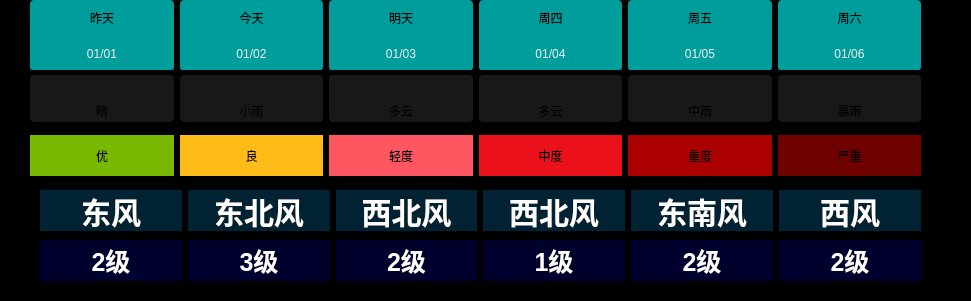
    <widget class="QWidget" name="widget_11" native="true">
     <property name="geometry">
      <rect>
       <x>0</x>
       <y>310</y>
       <width>971</width>
       <height>301</height>
      </rect>
     </property>
     <property name="styleSheet">
      <string notr="true">background-color: rgb(0,0,0,1)</string>
     </property>
     <widget class="QWidget" name="widget_5" native="true">
      <property name="geometry">
       <rect>
        <x>30</x>
        <y>0</y>
        <width>891</width>
        <height>71</height>
       </rect>
      </property>
      <property name="styleSheet">
       <string notr="true">QLabel {
	background-color: rgba(0, 200, 200, 200);
	border-radius: 4px;
}</string>
      </property>
      <layout class="QGridLayout" name="gridLayout_2">
       <property name="horizontalSpacing">
        <number>6</number>
       </property>
       <property name="verticalSpacing">
        <number>0</number>
       </property>
       <item row="1" column="0">
        <widget class="QLabel" name="lblDate0">
         <property name="styleSheet">
          <string notr="true">border-top-left-radius: 0px;
border-top-right-radius: 0px;
color: rgb(240, 240, 240);</string>
         </property>
         <property name="text">
          <string>01/01</string>
         </property>
         <property name="alignment">
          <set>Qt::AlignmentFlag::AlignCenter</set>
         </property>
        </widget>
       </item>
       <item row="0" column="1">
        <widget class="QLabel" name="lblWeek1">
         <property name="styleSheet">
          <string notr="true">border-bottom-left-radius: 0px;
border-bottom-right-radius: 0px;</string>
         </property>
         <property name="text">
          <string>今天</string>
         </property>
         <property name="alignment">
          <set>Qt::AlignmentFlag::AlignCenter</set>
         </property>
        </widget>
       </item>
       <item row="0" column="5">
        <widget class="QLabel" name="lblWeek5">
         <property name="styleSheet">
          <string notr="true">border-bottom-left-radius: 0px;
border-bottom-right-radius: 0px;</string>
         </property>
         <property name="text">
          <string>周六</string>
         </property>
         <property name="alignment">
          <set>Qt::AlignmentFlag::AlignCenter</set>
         </property>
        </widget>
       </item>
       <item row="1" column="5">
        <widget class="QLabel" name="lblDate5">
         <property name="styleSheet">
          <string notr="true">border-top-left-radius: 0px;
border-top-right-radius: 0px;
color: rgb(240, 240, 240);</string>
         </property>
         <property name="text">
          <string>01/06</string>
         </property>
         <property name="alignment">
          <set>Qt::AlignmentFlag::AlignCenter</set>
         </property>
        </widget>
       </item>
       <item row="1" column="2">
        <widget class="QLabel" name="lblDate2">
         <property name="styleSheet">
          <string notr="true">border-top-left-radius: 0px;
border-top-right-radius: 0px;
color: rgb(240, 240, 240);</string>
         </property>
         <property name="text">
          <string>01/03</string>
         </property>
         <property name="alignment">
          <set>Qt::AlignmentFlag::AlignCenter</set>
         </property>
        </widget>
       </item>
       <item row="0" column="0">
        <widget class="QLabel" name="lblWeek0">
         <property name="styleSheet">
          <string notr="true">border-bottom-left-radius: 0px;
border-bottom-right-radius: 0px;</string>
         </property>
         <property name="text">
          <string>昨天</string>
         </property>
         <property name="alignment">
          <set>Qt::AlignmentFlag::AlignCenter</set>
         </property>
        </widget>
       </item>
       <item row="0" column="3">
        <widget class="QLabel" name="lblWeek3">
         <property name="styleSheet">
          <string notr="true">border-bottom-left-radius: 0px;
border-bottom-right-radius: 0px;</string>
         </property>
         <property name="text">
          <string>周四</string>
         </property>
         <property name="alignment">
          <set>Qt::AlignmentFlag::AlignCenter</set>
         </property>
        </widget>
       </item>
       <item row="0" column="4">
        <widget class="QLabel" name="lblWeek4">
         <property name="styleSheet">
          <string notr="true">border-bottom-left-radius: 0px;
border-bottom-right-radius: 0px;</string>
         </property>
         <property name="text">
          <string>周五</string>
         </property>
         <property name="alignment">
          <set>Qt::AlignmentFlag::AlignCenter</set>
         </property>
        </widget>
       </item>
       <item row="1" column="4">
        <widget class="QLabel" name="lblDate4">
         <property name="styleSheet">
          <string notr="true">border-top-left-radius: 0px;
border-top-right-radius: 0px;
color: rgb(240, 240, 240);</string>
         </property>
         <property name="text">
          <string>01/05</string>
         </property>
         <property name="alignment">
          <set>Qt::AlignmentFlag::AlignCenter</set>
         </property>
        </widget>
       </item>
       <item row="1" column="1">
        <widget class="QLabel" name="lblDate1">
         <property name="styleSheet">
          <string notr="true">border-top-left-radius: 0px;
border-top-right-radius: 0px;
color: rgb(240, 240, 240);</string>
         </property>
         <property name="text">
          <string>01/02</string>
         </property>
         <property name="alignment">
          <set>Qt::AlignmentFlag::AlignCenter</set>
         </property>
        </widget>
       </item>
       <item row="0" column="2">
        <widget class="QLabel" name="lblWeek2">
         <property name="styleSheet">
          <string notr="true">border-bottom-left-radius: 0px;
border-bottom-right-radius: 0px;</string>
         </property>
         <property name="text">
          <string>明天</string>
         </property>
         <property name="alignment">
          <set>Qt::AlignmentFlag::AlignCenter</set>
         </property>
        </widget>
       </item>
       <item row="1" column="3">
        <widget class="QLabel" name="lblDate3">
         <property name="styleSheet">
          <string notr="true">border-top-left-radius: 0px;
border-top-right-radius: 0px;
color: rgb(240, 240, 240);</string>
         </property>
         <property name="text">
          <string>01/04</string>
         </property>
         <property name="alignment">
          <set>Qt::AlignmentFlag::AlignCenter</set>
         </property>
        </widget>
       </item>
      </layout>
     </widget>
     <widget class="QWidget" name="widget_6" native="true">
      <property name="geometry">
       <rect>
        <x>30</x>
        <y>70</y>
        <width>891</width>
        <height>57</height>
       </rect>
      </property>
      <property name="styleSheet">
       <string notr="true">QLabel {
	background-color: rgba(60, 60, 60, 100);
	border-radius: 4px;
}</string>
      </property>
      <layout class="QGridLayout" name="gridLayout_3">
       <property name="topMargin">
        <number>5</number>
       </property>
       <property name="bottomMargin">
        <number>5</number>
       </property>
       <property name="verticalSpacing">
        <number>0</number>
       </property>
       <item row="1" column="5">
        <widget class="QLabel" name="lblType5">
         <property name="styleSheet">
          <string notr="true">border-top-left-radius: 0px;
border-top-right-radius: 0px;</string>
         </property>
         <property name="text">
          <string>暴雨</string>
         </property>
         <property name="alignment">
          <set>Qt::AlignmentFlag::AlignCenter</set>
         </property>
        </widget>
       </item>
       <item row="0" column="3">
        <widget class="QLabel" name="lblTypeIcon3">
         <property name="styleSheet">
          <string notr="true">border-bottom-left-radius: 0px;
border-bottom-right-radius: 0px;</string>
         </property>
         <property name="text">
          <string/>
         </property>
         <property name="pixmap">
          <pixmap>:/res/type/DuoYun.png</pixmap>
         </property>
         <property name="alignment">
          <set>Qt::AlignmentFlag::AlignCenter</set>
         </property>
        </widget>
       </item>
       <item row="1" column="1">
        <widget class="QLabel" name="lblType1">
         <property name="styleSheet">
          <string notr="true">border-top-left-radius: 0px;
border-top-right-radius: 0px;</string>
         </property>
         <property name="text">
          <string>小雨</string>
         </property>
         <property name="alignment">
          <set>Qt::AlignmentFlag::AlignCenter</set>
         </property>
        </widget>
       </item>
       <item row="1" column="2">
        <widget class="QLabel" name="lblType2">
         <property name="styleSheet">
          <string notr="true">border-top-left-radius: 0px;
border-top-right-radius: 0px;</string>
         </property>
         <property name="text">
          <string>多云</string>
         </property>
         <property name="alignment">
          <set>Qt::AlignmentFlag::AlignCenter</set>
         </property>
        </widget>
       </item>
       <item row="0" column="4">
        <widget class="QLabel" name="lblTypeIcon4">
         <property name="styleSheet">
          <string notr="true">border-bottom-left-radius: 0px;
border-bottom-right-radius: 0px;</string>
         </property>
         <property name="text">
          <string/>
         </property>
         <property name="pixmap">
          <pixmap>:/res/type/ZhongYu.png</pixmap>
         </property>
         <property name="alignment">
          <set>Qt::AlignmentFlag::AlignCenter</set>
         </property>
        </widget>
       </item>
       <item row="1" column="4">
        <widget class="QLabel" name="lblType4">
         <property name="styleSheet">
          <string notr="true">border-top-left-radius: 0px;
border-top-right-radius: 0px;</string>
         </property>
         <property name="text">
          <string>中雨</string>
         </property>
         <property name="alignment">
          <set>Qt::AlignmentFlag::AlignCenter</set>
         </property>
        </widget>
       </item>
       <item row="1" column="3">
        <widget class="QLabel" name="lblType3">
         <property name="styleSheet">
          <string notr="true">border-top-left-radius: 0px;
border-top-right-radius: 0px;</string>
         </property>
         <property name="text">
          <string>多云</string>
         </property>
         <property name="alignment">
          <set>Qt::AlignmentFlag::AlignCenter</set>
         </property>
        </widget>
       </item>
       <item row="0" column="0">
        <widget class="QLabel" name="lblTypeIcon0">
         <property name="minimumSize">
          <size>
           <width>0</width>
           <height>0</height>
          </size>
         </property>
         <property name="maximumSize">
          <size>
           <width>1000</width>
           <height>1000</height>
          </size>
         </property>
         <property name="styleSheet">
          <string notr="true">border-bottom-left-radius: 0px;
border-bottom-right-radius: 0px;</string>
         </property>
         <property name="text">
          <string/>
         </property>
         <property name="pixmap">
          <pixmap>:/res/type/Qing.png</pixmap>
         </property>
         <property name="alignment">
          <set>Qt::AlignmentFlag::AlignCenter</set>
         </property>
        </widget>
       </item>
       <item row="0" column="5">
        <widget class="QLabel" name="lblTypeIcon5">
         <property name="styleSheet">
          <string notr="true">border-bottom-left-radius: 0px;
border-bottom-right-radius: 0px;</string>
         </property>
         <property name="text">
          <string/>
         </property>
         <property name="pixmap">
          <pixmap>:/res/type/BaoYu.png</pixmap>
         </property>
         <property name="alignment">
          <set>Qt::AlignmentFlag::AlignCenter</set>
         </property>
        </widget>
       </item>
       <item row="0" column="1">
        <widget class="QLabel" name="lblTypeIcon1">
         <property name="styleSheet">
          <string notr="true">border-bottom-left-radius: 0px;
border-bottom-right-radius: 0px;</string>
         </property>
         <property name="text">
          <string/>
         </property>
         <property name="pixmap">
          <pixmap>:/res/type/XiaoYu.png</pixmap>
         </property>
         <property name="alignment">
          <set>Qt::AlignmentFlag::AlignCenter</set>
         </property>
        </widget>
       </item>
       <item row="1" column="0">
        <widget class="QLabel" name="lblType0">
         <property name="styleSheet">
          <string notr="true">border-top-left-radius: 0px;
border-top-right-radius: 0px;</string>
         </property>
         <property name="text">
          <string>晴</string>
         </property>
         <property name="alignment">
          <set>Qt::AlignmentFlag::AlignCenter</set>
         </property>
        </widget>
       </item>
       <item row="0" column="2">
        <widget class="QLabel" name="lblTypeIcon2">
         <property name="styleSheet">
          <string notr="true">border-bottom-left-radius: 0px;
border-bottom-right-radius: 0px;</string>
         </property>
         <property name="text">
          <string/>
         </property>
         <property name="pixmap">
          <pixmap>:/res/type/DuoYun.png</pixmap>
         </property>
         <property name="alignment">
          <set>Qt::AlignmentFlag::AlignCenter</set>
         </property>
        </widget>
       </item>
      </layout>
     </widget>
     <widget class="QWidget" name="widget_9" native="true">
      <property name="geometry">
       <rect>
        <x>30</x>
        <y>130</y>
        <width>891</width>
        <height>51</height>
       </rect>
      </property>
      <layout class="QHBoxLayout" name="horizontalLayout_11">
       <property name="topMargin">
        <number>5</number>
       </property>
       <property name="bottomMargin">
        <number>5</number>
       </property>
       <item>
        <widget class="QLabel" name="lblQuality0">
         <property name="styleSheet">
          <string notr="true">background-color: rgb(121, 184, 0);
padding:8px;</string>
         </property>
         <property name="text">
          <string>优</string>
         </property>
         <property name="alignment">
          <set>Qt::AlignmentFlag::AlignCenter</set>
         </property>
        </widget>
       </item>
       <item>
        <widget class="QLabel" name="lblQuality1">
         <property name="styleSheet">
          <string notr="true">background-color: rgb(255, 187, 23);</string>
         </property>
         <property name="text">
          <string>良</string>
         </property>
         <property name="alignment">
          <set>Qt::AlignmentFlag::AlignCenter</set>
         </property>
        </widget>
       </item>
       <item>
        <widget class="QLabel" name="lblQuality2">
         <property name="styleSheet">
          <string notr="true">background-color: rgb(255, 87, 97);</string>
         </property>
         <property name="text">
          <string>轻度</string>
         </property>
         <property name="alignment">
          <set>Qt::AlignmentFlag::AlignCenter</set>
         </property>
        </widget>
       </item>
       <item>
        <widget class="QLabel" name="lblQuality3">
         <property name="styleSheet">
          <string notr="true">background-color: rgb(235, 17, 27);</string>
         </property>
         <property name="text">
          <string>中度</string>
         </property>
         <property name="alignment">
          <set>Qt::AlignmentFlag::AlignCenter</set>
         </property>
        </widget>
       </item>
       <item>
        <widget class="QLabel" name="lblQuality4">
         <property name="styleSheet">
          <string notr="true">background-color: rgb(170, 0, 0);</string>
         </property>
         <property name="text">
          <string>重度</string>
         </property>
         <property name="alignment">
          <set>Qt::AlignmentFlag::AlignCenter</set>
         </property>
        </widget>
       </item>
       <item>
        <widget class="QLabel" name="lblQuality5">
         <property name="styleSheet">
          <string notr="true">background-color: rgb(110, 0, 0);</string>
         </property>
         <property name="text">
          <string>严重</string>
         </property>
         <property name="alignment">
          <set>Qt::AlignmentFlag::AlignCenter</set>
         </property>
        </widget>
       </item>
      </layout>
     </widget>
     <widget class="QWidget" name="layoutWidget">
      <property name="geometry">
       <rect>
        <x>40</x>
        <y>240</y>
        <width>881</width>
        <height>41</height>
       </rect>
      </property>
      <layout class="QHBoxLayout" name="horizontalLayout">
       <item>
        <widget class="QLabel" name="lblFl0">
         <property name="styleSheet">
          <string notr="true">border-top-left-radius: 0px;
border-top-right-radius: 0px;
color: rgb(255, 255, 255);
font-weight:bold;
font-size:25px;
background-color:rgba(0, 0, 235,0.2)</string>
         </property>
         <property name="text">
          <string>2级</string>
         </property>
         <property name="alignment">
          <set>Qt::AlignmentFlag::AlignCenter</set>
         </property>
        </widget>
       </item>
       <item>
        <widget class="QLabel" name="lblFl1">
         <property name="styleSheet">
          <string notr="true">border-top-left-radius: 0px;
border-top-right-radius: 0px;
color: rgb(255, 255, 255);
font-weight:bold;
background-color:rgba(0, 0, 235,0.2);
font-size:25px;</string>
         </property>
         <property name="text">
          <string>3级</string>
         </property>
         <property name="alignment">
          <set>Qt::AlignmentFlag::AlignCenter</set>
         </property>
        </widget>
       </item>
       <item>
        <widget class="QLabel" name="lblFl2">
         <property name="styleSheet">
          <string notr="true">border-top-left-radius: 0px;
border-top-right-radius: 0px;
color: rgb(255, 255, 255);
font-weight:bold;
font-size:25px;
background-color:rgba(0, 0, 235,0.2)</string>
         </property>
         <property name="text">
          <string>2级</string>
         </property>
         <property name="alignment">
          <set>Qt::AlignmentFlag::AlignCenter</set>
         </property>
        </widget>
       </item>
       <item>
        <widget class="QLabel" name="lblFl3">
         <property name="styleSheet">
          <string notr="true">border-top-left-radius: 0px;
border-top-right-radius: 0px;
color: rgb(255, 255, 255);
font-weight:bold;
font-size:25px;
background-color:rgba(0, 0, 235,0.2)</string>
         </property>
         <property name="text">
          <string>1级</string>
         </property>
         <property name="alignment">
          <set>Qt::AlignmentFlag::AlignCenter</set>
         </property>
        </widget>
       </item>
       <item>
        <widget class="QLabel" name="lblFl4">
         <property name="styleSheet">
          <string notr="true">border-top-left-radius: 0px;
border-top-right-radius: 0px;
color: rgb(255, 255, 255);
font-weight:bold;
font-size:25px;
background-color:rgba(0, 0, 235,0.2)</string>
         </property>
         <property name="text">
          <string>2级</string>
         </property>
         <property name="alignment">
          <set>Qt::AlignmentFlag::AlignCenter</set>
         </property>
        </widget>
       </item>
       <item>
        <widget class="QLabel" name="lblFl5">
         <property name="styleSheet">
          <string notr="true">border-top-left-radius: 0px;
border-top-right-radius: 0px;
color: rgb(255, 255, 255);
font-weight:bold;
font-size:25px;
background-color:rgba(0, 0, 235,0.2)</string>
         </property>
         <property name="text">
          <string>2级</string>
         </property>
         <property name="alignment">
          <set>Qt::AlignmentFlag::AlignCenter</set>
         </property>
        </widget>
       </item>
      </layout>
     </widget>
     <widget class="QWidget" name="layoutWidget">
      <property name="geometry">
       <rect>
        <x>40</x>
        <y>190</y>
        <width>881</width>
        <height>41</height>
       </rect>
      </property>
      <layout class="QGridLayout" name="gridLayout_4">
       <item row="0" column="0">
        <widget class="QLabel" name="lblFx0">
         <property name="styleSheet">
          <string notr="true">border-bottom-left-radius: 0px;
border-bottom-right-radius: 0px;
background-color : rgba(0, 170, 255,0.2);
color:white;
font-weight:bold;
font-size:30px</string>
         </property>
         <property name="text">
          <string>东风</string>
         </property>
         <property name="alignment">
          <set>Qt::AlignmentFlag::AlignCenter</set>
         </property>
        </widget>
       </item>
       <item row="0" column="1">
        <widget class="QLabel" name="lblFx1">
         <property name="styleSheet">
          <string notr="true">border-bottom-left-radius: 0px;
border-bottom-right-radius: 0px;
background-color : rgba(0, 170, 255,0.2);
color:white;
font-weight:bold;
font-size:30px</string>
         </property>
         <property name="text">
          <string>东北风</string>
         </property>
         <property name="alignment">
          <set>Qt::AlignmentFlag::AlignCenter</set>
         </property>
        </widget>
       </item>
       <item row="0" column="2">
        <widget class="QLabel" name="lblFx2">
         <property name="styleSheet">
          <string notr="true">border-bottom-left-radius: 0px;
border-bottom-right-radius: 0px;
background-color : rgba(0, 170, 255,0.2);
color:white;
font-weight:bold;
font-size:30px</string>
         </property>
         <property name="text">
          <string>西北风</string>
         </property>
         <property name="alignment">
          <set>Qt::AlignmentFlag::AlignCenter</set>
         </property>
        </widget>
       </item>
       <item row="0" column="3">
        <widget class="QLabel" name="lblFx3">
         <property name="styleSheet">
          <string notr="true">border-bottom-left-radius: 0px;
border-bottom-right-radius: 0px;
background-color : rgba(0, 170, 255,0.2);
color:white;
font-weight:bold;
font-size:30px</string>
         </property>
         <property name="text">
          <string>西北风</string>
         </property>
         <property name="alignment">
          <set>Qt::AlignmentFlag::AlignCenter</set>
         </property>
        </widget>
       </item>
       <item row="0" column="4">
        <widget class="QLabel" name="lblFx4">
         <property name="styleSheet">
          <string notr="true">border-bottom-left-radius: 0px;
border-bottom-right-radius: 0px;
background-color : rgba(0, 170, 255,0.2);
color:white;
font-weight:bold;
font-size:30px</string>
         </property>
         <property name="text">
          <string>东南风</string>
         </property>
         <property name="alignment">
          <set>Qt::AlignmentFlag::AlignCenter</set>
         </property>
        </widget>
       </item>
       <item row="0" column="5">
        <widget class="QLabel" name="lblFx5">
         <property name="styleSheet">
          <string notr="true">border-bottom-left-radius: 0px;
border-bottom-right-radius: 0px;
background-color : rgba(0, 170, 255,0.2);
color:white;
font-weight:bold;
font-size:30px</string>
         </property>
         <property name="text">
          <string>西风</string>
         </property>
         <property name="alignment">
          <set>Qt::AlignmentFlag::AlignCenter</set>
         </property>
        </widget>
       </item>
      </layout>
     </widget>
    </widget>
